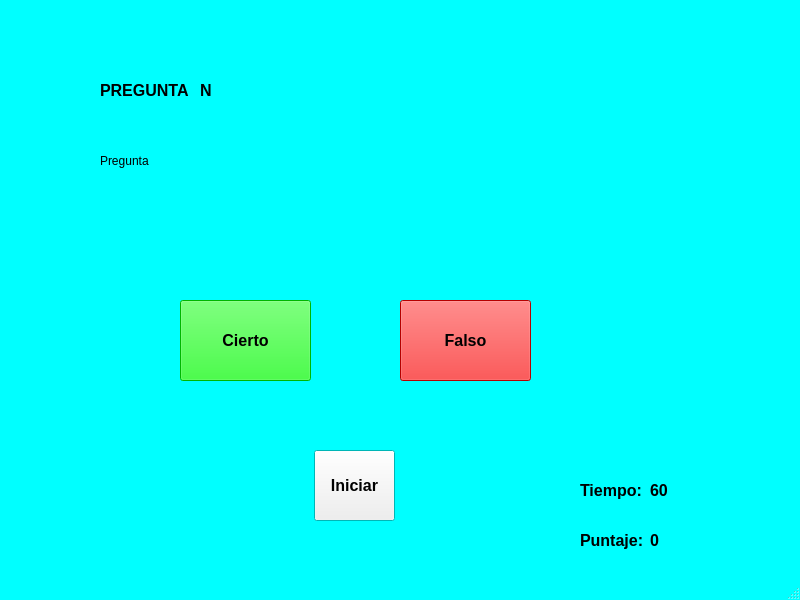
<?xml version="1.0" encoding="UTF-8"?>
<ui version="4.0">
 <class>MainWindow</class>
 <widget class="QMainWindow" name="MainWindow">
  <property name="geometry">
   <rect>
    <x>0</x>
    <y>0</y>
    <width>800</width>
    <height>600</height>
   </rect>
  </property>
  <property name="palette">
   <palette>
    <active>
     <colorrole role="Base">
      <brush brushstyle="SolidPattern">
       <color alpha="255">
        <red>255</red>
        <green>255</green>
        <blue>255</blue>
       </color>
      </brush>
     </colorrole>
     <colorrole role="Window">
      <brush brushstyle="SolidPattern">
       <color alpha="255">
        <red>0</red>
        <green>255</green>
        <blue>255</blue>
       </color>
      </brush>
     </colorrole>
    </active>
    <inactive>
     <colorrole role="Base">
      <brush brushstyle="SolidPattern">
       <color alpha="255">
        <red>255</red>
        <green>255</green>
        <blue>255</blue>
       </color>
      </brush>
     </colorrole>
     <colorrole role="Window">
      <brush brushstyle="SolidPattern">
       <color alpha="255">
        <red>0</red>
        <green>255</green>
        <blue>255</blue>
       </color>
      </brush>
     </colorrole>
    </inactive>
    <disabled>
     <colorrole role="Base">
      <brush brushstyle="SolidPattern">
       <color alpha="255">
        <red>0</red>
        <green>255</green>
        <blue>255</blue>
       </color>
      </brush>
     </colorrole>
     <colorrole role="Window">
      <brush brushstyle="SolidPattern">
       <color alpha="255">
        <red>0</red>
        <green>255</green>
        <blue>255</blue>
       </color>
      </brush>
     </colorrole>
    </disabled>
   </palette>
  </property>
  <property name="windowTitle">
   <string>MainWindow</string>
  </property>
  <widget class="QWidget" name="centralwidget">
   <widget class="QLabel" name="txt_preg">
    <property name="geometry">
     <rect>
      <x>100</x>
      <y>130</y>
      <width>621</width>
      <height>61</height>
     </rect>
    </property>
    <property name="text">
     <string>Pregunta</string>
    </property>
   </widget>
   <widget class="QLabel" name="label_2">
    <property name="geometry">
     <rect>
      <x>100</x>
      <y>70</y>
      <width>101</width>
      <height>41</height>
     </rect>
    </property>
    <property name="font">
     <font>
      <pointsize>12</pointsize>
      <weight>75</weight>
      <bold>true</bold>
     </font>
    </property>
    <property name="text">
     <string>PREGUNTA</string>
    </property>
   </widget>
   <widget class="QLabel" name="txt_np">
    <property name="geometry">
     <rect>
      <x>200</x>
      <y>70</y>
      <width>47</width>
      <height>41</height>
     </rect>
    </property>
    <property name="font">
     <font>
      <pointsize>12</pointsize>
      <weight>75</weight>
      <bold>true</bold>
     </font>
    </property>
    <property name="text">
     <string>N</string>
    </property>
   </widget>
   <widget class="QPushButton" name="btn_si">
    <property name="geometry">
     <rect>
      <x>180</x>
      <y>300</y>
      <width>131</width>
      <height>81</height>
     </rect>
    </property>
    <property name="font">
     <font>
      <pointsize>12</pointsize>
      <weight>75</weight>
      <bold>true</bold>
     </font>
    </property>
    <property name="styleSheet">
     <string notr="true">background-color: rgb(0, 255, 0);</string>
    </property>
    <property name="text">
     <string>Cierto</string>
    </property>
   </widget>
   <widget class="QPushButton" name="btn_no">
    <property name="geometry">
     <rect>
      <x>400</x>
      <y>300</y>
      <width>131</width>
      <height>81</height>
     </rect>
    </property>
    <property name="font">
     <font>
      <pointsize>12</pointsize>
      <weight>75</weight>
      <bold>true</bold>
     </font>
    </property>
    <property name="styleSheet">
     <string notr="true">background-color: rgb(255, 0, 0);</string>
    </property>
    <property name="text">
     <string>Falso</string>
    </property>
   </widget>
   <widget class="QLabel" name="txt_time">
    <property name="geometry">
     <rect>
      <x>650</x>
      <y>470</y>
      <width>31</width>
      <height>41</height>
     </rect>
    </property>
    <property name="font">
     <font>
      <pointsize>12</pointsize>
      <weight>75</weight>
      <bold>true</bold>
     </font>
    </property>
    <property name="text">
     <string>60</string>
    </property>
   </widget>
   <widget class="QLabel" name="label_3">
    <property name="geometry">
     <rect>
      <x>580</x>
      <y>470</y>
      <width>71</width>
      <height>41</height>
     </rect>
    </property>
    <property name="font">
     <font>
      <pointsize>12</pointsize>
      <weight>75</weight>
      <bold>true</bold>
     </font>
    </property>
    <property name="text">
     <string>Tiempo:</string>
    </property>
   </widget>
   <widget class="QPushButton" name="btn_ini">
    <property name="geometry">
     <rect>
      <x>314</x>
      <y>450</y>
      <width>81</width>
      <height>71</height>
     </rect>
    </property>
    <property name="font">
     <font>
      <pointsize>12</pointsize>
      <weight>75</weight>
      <bold>true</bold>
     </font>
    </property>
    <property name="text">
     <string>Iniciar</string>
    </property>
   </widget>
   <widget class="QLabel" name="label_4">
    <property name="geometry">
     <rect>
      <x>580</x>
      <y>520</y>
      <width>71</width>
      <height>41</height>
     </rect>
    </property>
    <property name="font">
     <font>
      <pointsize>12</pointsize>
      <weight>75</weight>
      <bold>true</bold>
     </font>
    </property>
    <property name="text">
     <string>Puntaje:</string>
    </property>
   </widget>
   <widget class="QLabel" name="txt_punt">
    <property name="geometry">
     <rect>
      <x>650</x>
      <y>520</y>
      <width>31</width>
      <height>41</height>
     </rect>
    </property>
    <property name="font">
     <font>
      <pointsize>12</pointsize>
      <weight>75</weight>
      <bold>true</bold>
     </font>
    </property>
    <property name="text">
     <string>0</string>
    </property>
   </widget>
   <widget class="QLabel" name="label">
    <property name="geometry">
     <rect>
      <x>0</x>
      <y>0</y>
      <width>801</width>
      <height>81</height>
     </rect>
    </property>
    <property name="text">
     <string/>
    </property>
    <property name="pixmap">
     <pixmap resource="recursos_proyecto.qrc">:/LOGOS/Imagenes/uat.png</pixmap>
    </property>
    <property name="scaledContents">
     <bool>true</bool>
    </property>
   </widget>
   <widget class="QLabel" name="label_5">
    <property name="geometry">
     <rect>
      <x>40</x>
      <y>470</y>
      <width>81</width>
      <height>81</height>
     </rect>
    </property>
    <property name="text">
     <string/>
    </property>
    <property name="pixmap">
     <pixmap resource="recursos_proyecto.qrc">:/LOGOS/Imagenes/pngegg.png</pixmap>
    </property>
    <property name="scaledContents">
     <bool>true</bool>
    </property>
   </widget>
  </widget>
  <widget class="QMenuBar" name="menubar">
   <property name="geometry">
    <rect>
     <x>0</x>
     <y>0</y>
     <width>800</width>
     <height>21</height>
    </rect>
   </property>
  </widget>
  <widget class="QStatusBar" name="statusbar"/>
 </widget>
 <resources>
  <include location="recursos_proyecto.qrc"/>
 </resources>
 <connections/>
</ui>
